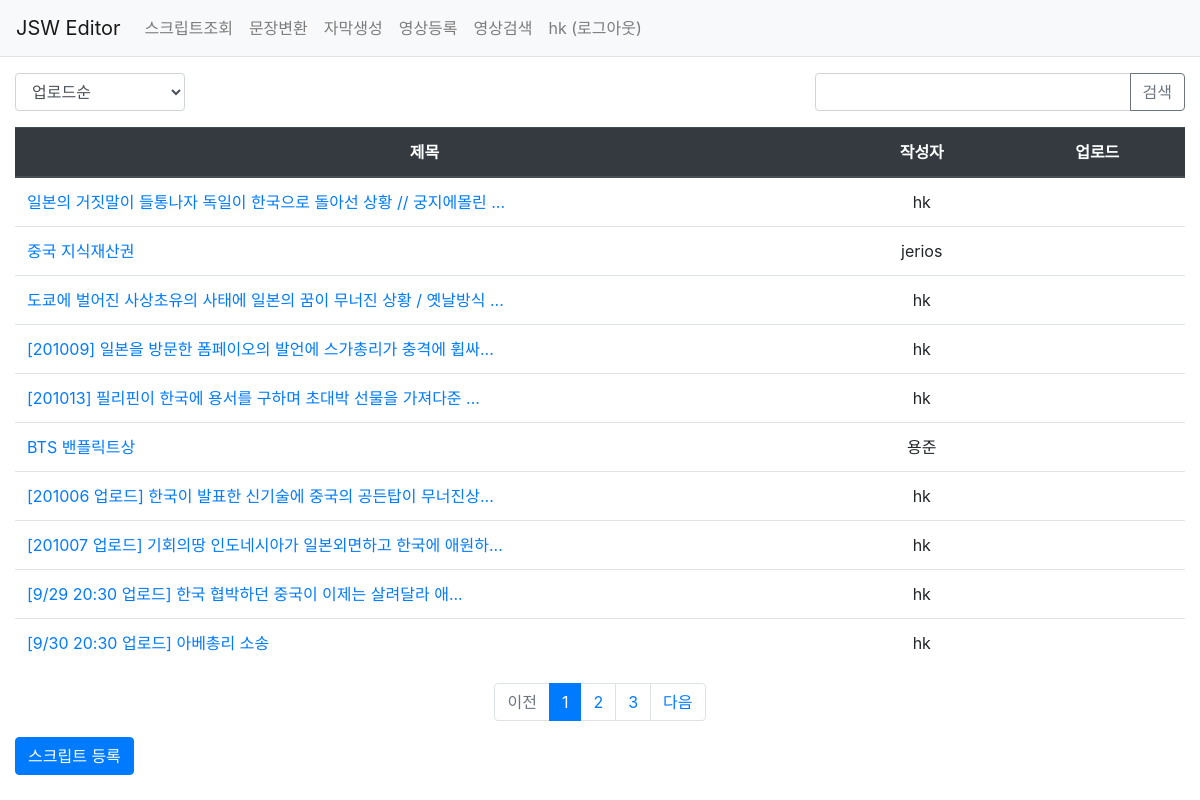
Page /pybo/ (signed in) on the earlier database version.
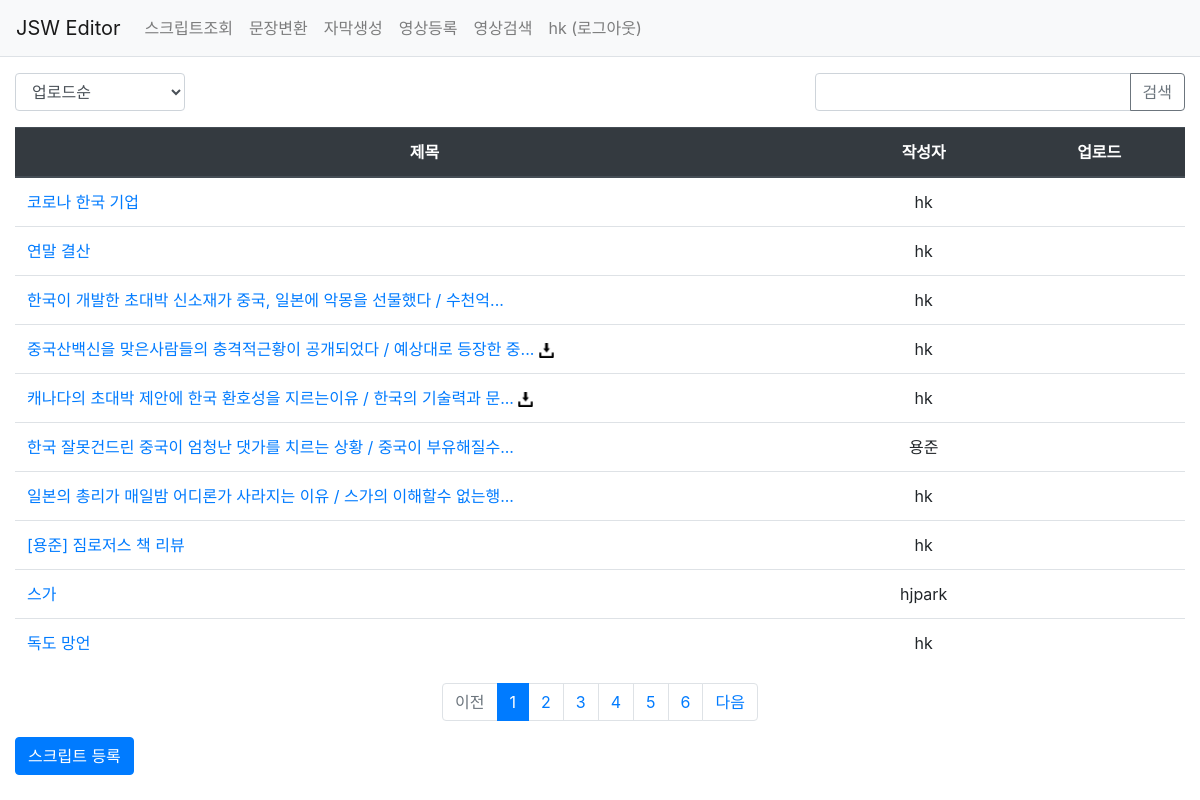
Same page on the later database version.
### pybo/models.py (models this page shows, shortened)
class Question(models.Model):
    author = models.ForeignKey(User, on_delete=models.CASCADE, related_name='author_question')
    subject = models.CharField(max_length=200)
    content = models.TextField()
    status = models.CharField(max_length=200, null=True, blank=True)
    create_date = models.DateTimeField()
    modify_date = models.DateTimeField(null=True, blank=True)
    download_flag = models.CharField(null=True, max_length=10, blank=True)
    upload_target = models.DateTimeField(null=True, blank=True)
    voter = models.ManyToManyField(User, related_name='voter_question')

### pybo/views/base_views.py (the view, shortened to what this page needs)
# urls.py: path('', base_views.index, name='index'),  # '/' 에 해당되는 path
@login_required(login_url='common:login')
def index(request):
    logger.info("INFO 레벨로 출력")
    """
    pybo 목록 출력
    """
    page = request.GET.get('page', '1')  # 페이지
    kw = request.GET.get('kw', '')  # 검색어
    so = request.GET.get('so', 'recent')  # 정렬기준
    if so == 'create':
        question_list = Question.objects.order_by('-create_date')
    else:  # recent
        question_list = Question.objects.order_by('-upload_target', '-modify_date')
    paginator = Paginator(question_list, 10)  # 페이지당 10개씩 보여주기
    page_obj = paginator.get_page(page)
    context = {'question_list': page_obj, 'page': page, 'kw': kw, 'so': so}  # <------ so 추가
    return render(request, 'pybo/question_list.html', context)

### pybo/templatetags/pybo_filter.py (called while the page is built)
@register.filter
def sub(value, arg):
    return value - arg

### templates/pybo/question_list.html (shortened to what this page needs)
{% extends 'base.html' %}
{% load pybo_filter %}
{% load static %}
{% block content %}
<div class="container my-3">
    <div class="row justify-content-between my-3">
        <div class="col-lg-2 col-md-3 col-4">
            <select class="form-control so">
                <option value="recent" {% if so == 'recent' %}selected{% endif %}>업로드순</option>
            </select>
        </div>
        <div class="col-lg-4 col-md-6 col-6 input-group">
            <input type="text" onkeypress="search_media()" class="form-control kw" value="{{ kw|default_if_none:'' }}">
            <div class="input-group-append">
                <button class="btn btn-outline-secondary" type="button" id="btn_search">검색</button>
            </div>
        </div>
    </div>
    <table class="table">
        <thead>
        <tr class="text-center thead-dark">
            <th style="width:70%">제목</th>
            <th>작성자</th>
            <th>업로드</th>
        </tr>
        </thead>
        <tbody>
        {% if question_list %}
        {% for question in question_list %}
        <tr class="text-center">
            <td class="text-left">
                <a href="{% url 'pybo:detail' question.id %}"> {{ question.subject|truncatechars:42 }}</a>
                {% if question.download_flag == '1' %}
                <a href="/static/output/keyword_{{ question.id }}.zip"><img src="/static/img/btn_download.png" style="width:15px"></a>
                {% endif %}
            </td>
            <td>{{ question.author.username }}</td>
            <td>{{ question.upload_target|date:"y/m/d"|default_if_none:'' }}</td>
        </tr>
        {% endfor %}
        {% else %}
        <tr>
            <td colspan="3">스크립트가 없습니다.</td>
        </tr>
        {% endif %}
        </tbody>
    </table>
    <ul class="pagination justify-content-center">
        {% if question_list.has_previous %}
        <li class="page-item">
            <a class="page-link" data-page="{{ question_list.previous_page_number }}" href="#">이전</a>
        </li>
        {% else %}
        <li class="page-item disabled">
            <a class="page-link" tabindex="-1" aria-disabled="true" href="#">이전</a>
        </li>
        {% endif %}
        {% for page_number in question_list.paginator.page_range %}
        {% if page_number >= question_list.number|add:-5 and page_number <= question_list.number|add:5 %}
            {% if page_number == question_list.number %}
            <li class="page-item active" aria-current="page">
                <a class="page-link" data-page="{{ page_number }}" href="#">{{ page_number }}</a>
            </li>
            {% else %}
            <li class="page-item">
                <a class="page-link" data-page="{{ page_number }}" href="#">{{ page_number }}</a>
            </li>
            {% endif %}
        {% endif %}
        {% endfor %}
        {% if question_list.has_next %}
        <li class="page-item">
            <a class="page-link" data-page="{{ question_list.next_page_number }}" href="#">다음</a>
        </li>
        {% else %}
        <li class="page-item disabled">
            <a class="page-link" tabindex="-1" aria-disabled="true" href="#">다음</a>
        </li>
        {% endif %}
    </ul>
    <a href="{% url 'pybo:question_create' %}" class="btn btn-primary">스크립트 등록</a>
</div>
{% endblock %}

Differences in the rows shown:
no longer on this page (row edited): Question: subject "일본의 거짓말이 들통나자 독일이 한국으로 돌아선 상황 // 궁지에몰린 ...", author.username "hk"
no longer on this page (row edited): Question: subject "중국 지식재산권", author.username "jerios"
no longer on this page (row edited): Question: subject "도쿄에 벌어진 사상초유의 사태에 일본의 꿈이 무너진 상황 / 옛날방식 ...", author.username "hk"
no longer on this page (row edited): Question: subject "[201009] 일본을 방문한 폼페이오의 발언에 스가총리가 충격에 휩싸...", author.username "hk"
no longer on this page (row edited): Question: subject "[201013] 필리핀이 한국에 용서를 구하며 초대박 선물을 가져다준 ...", author.username "hk"
no longer on this page (row edited): Question: subject "BTS 밴플릭트상", author.username "용준"
no longer on this page (row edited): Question: subject "[201006 업로드] 한국이 발표한 신기술에 중국의 공든탑이 무너진상...", author.username "hk"
no longer on this page (row unchanged): Question: subject "[201007 업로드] 기회의땅 인도네시아가 일본외면하고 한국에 애원하...", author.username "hk"
no longer on this page (row edited): Question: subject "[9/29 20:30 업로드] 한국 협박하던 중국이 이제는 살려달라 애...", author.username "hk"
no longer on this page (row edited): Question: subject "[9/30 20:30 업로드] 아베총리 소송", author.username "hk"
added Question: subject "코로나 한국 기업", author.username "hk"
added Question: subject "연말 결산", author.username "hk"
added Question: subject "한국이 개발한 초대박 신소재가 중국, 일본에 악몽을 선물했다 / 수천억...", author.username "hk"
added Question: subject "중국산백신을 맞은사람들의 충격적근황이 공개되었다 / 예상대로 등장한 중...", author.username "hk"
added Question: subject "캐나다의 초대박 제안에 한국 환호성을 지르는이유 / 한국의 기술력과 문...", author.username "hk"
added Question: subject "한국 잘못건드린 중국이 엄청난 댓가를 치르는 상황 / 중국이 부유해질수...", author.username "용준"
added Question: subject "일본의 총리가 매일밤 어디론가 사라지는 이유 / 스가의 이해할수 없는행...", author.username "hk"
added Question: subject "[용준] 짐로저스 책 리뷰", author.username "hk"
added Question: subject "스가", author.username "hjpark"
added Question: subject "독도 망언", author.username "hk"
Other differences:
new list line: "4"
new list line: "5"
new list line: "6"
